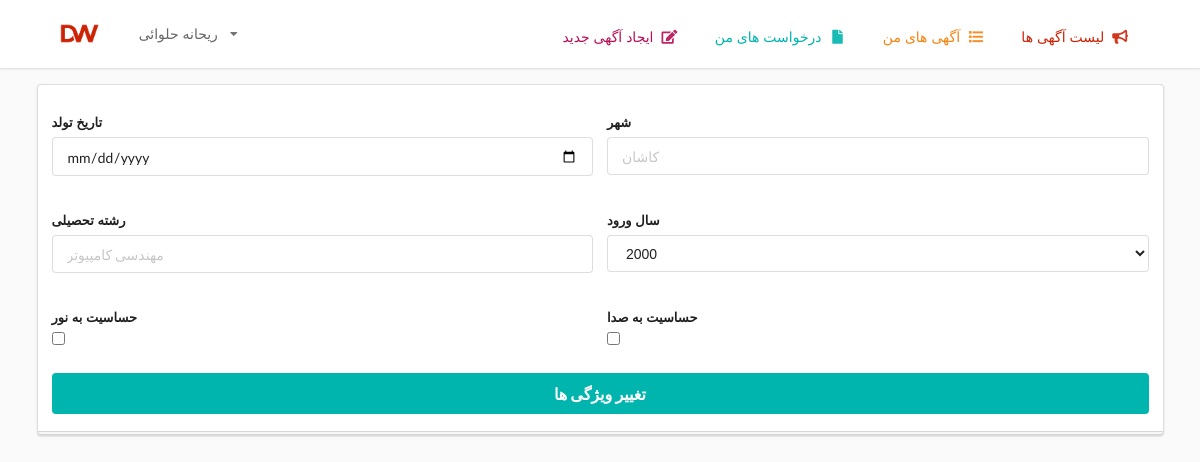
The app's page /me (signed in) with its own data.
### dormwith/models.py (models this page shows, shortened)
class Student(db.Model, UserMixin):
    id          =   db.Column(db.Integer    , primary_key = True)
    username    =   db.Column(db.String(10) , unique = True     , nullable = False)
    password    =   db.Column(db.String(25) , nullable = False)
    firstname   =   db.Column(db.String(25) , nullable = False)
    lastname    =   db.Column(db.String(25) , nullable = False)
    birthdate   =   db.Column(db.Date       , nullable = False)
    city        =   db.Column(db.String(20) , nullable = False)
    edu_field   =   db.Column(db.String(20) , nullable = False)
    ent_year    =   db.Column(db.Date       , nullable = False)
    sen_sound   =   db.Column(db.Boolean    , nullable = False  , default = 0)
    sen_light   =   db.Column(db.Boolean    , nullable = False  , default = 0)
    advs        =   db.relationship('Adv' ,backref = 'advertiser' , lazy = True )
    reqs        =   db.relationship('Req' ,backref = 'requester' , lazy = True )

### dormwith/routes.py (the view)
@app.route("/me", methods = ['GET' , 'POST'])
@login_required
def me():
    form = MeForm()
    if form.validate_on_submit():
        flash(f'اطلاعات شما آپدیت شد!','success')
        return redirect(url_for('home'))
    return render_template('me.html', title='me', form=form,current_user=current_user)

### dormwith/forms.py
class MeForm(FlaskForm):
    birthdate = DateField('تاریخ تولد')
    ent_year = SelectField('سال ورود', choices = [(str(i), str(i)) for i in range(2000,2020)])
    edu_field = StringField('رشته تحصیلی')
    city = StringField('شهر')
    submit = SubmitField('تغییر ویژگی ها')
    sen_light = BooleanField('حساسیت به نور')
    sen_sound = BooleanField('حساسیت به صدا')

### dormwith/models.py (called while the page is built)
@login_manager.user_loader
def user_loader(student_id):
    return Student.query.get(student_id)

### dormwith/templates/me.html (shortened to what this page needs)
{% extends "base.html" %}
{% block content %}
<div class="sixteen wide computer five wide tablet column">
  <form class="ui large form" method="post">
    <div class="ui stacked segment">
      <div class="equal width fields">
        <div class="field dw-font">
          <label>{{ form.birthdate.label() }}</label>
          <div class="ui calendar">
            {{ form.birthdate(type="date", placeholder=current_user.birthdate) }}
          </div>
        </div>
        <div class="field dw-font">
          <label>{{ form.city.label() }}</label>
            {{ form.city(placeholder=current_user.city) }}
        </div>
      </div>
      <div class="equal width fields">
        <div class="field dw-font">
          <label>{{ form.edu_field.label() }}</label>
            {{ form.edu_field(placeholder=current_user.edu_field) }}
        </div>
        <div class="field dw-font">
          <label>{{ form.ent_year.label() }}</label>
          {{ form.ent_year(placeholder="2016") }}
        </div>
      </div>
      <div class="equal width fields">
        <div class="field dw-font">
          <label>{{ form.sen_light.label() }}</label>
          {{ form.sen_light(type="checkbox") }}
        </div>
        <div class="field dw-font">
          <label>{{ form.sen_sound.label() }}</label>
          {{ form.sen_sound(type="checkbox") }}
        </div>
      </div>
      {{ form.submit(class="ui fluid large teal submit button dw-font") }}
    </div>
  </form>
</div>
{% endblock content %}

### dormwith/templates/base.html (shortened to what this page needs)
<!DOCTYPE html>
<html lang="en" dir="ltr">
  <head>
    <link
      rel="stylesheet"
      href="https://cdnjs.cloudflare.com/ajax/libs/semantic-ui/2.4.1/semantic.min.css"
      type="text/css"
    />
    <link
      rel="stylesheet"
      type="text/css"
      href="{{ url_for('static', filename='main.css') }}"
  </head>
  <body id="root" style="background-color: #fafafa;">
      <div class="ui fixed borderless fluid menu">
        <div class="ui container">
          <a class="header item"><img class="logo" src="{{ url_for('static', filename='images/logo.png') }}"></a>
          <div class="ui dropdown item dw-font">{{current_user.firstname}} {{current_user.lastname}}
            <i class="dropdown icon"></i>
          </div>
          <div class="right menu dw-font">
            <a class="item
                "
                href="{{ url_for('new_adv') }}"
               style="color: #b80d57">ایجاد آگهی جدید
            &nbsp;<i class="edit icon"></i></a>
              <a class="item
                  "
                 href="{{ url_for('my_reqs') }}"
                 style="color: #00b5ad">درخواست های من
              &nbsp;<i class="file icon"></i></a>
              <a class="item
                  "
                href="{{ url_for('my_advs') }}"
                style="color: #f6830f;">آگهی های من
              &nbsp;<i class="list icon"></i></a>
              <a class="item
                  "
                href="{{ url_for('home') }}"
                style="color: #cc2205">لیست آگهی ها
              &nbsp;<i class="bullhorn icon"></i></a>
          </div>
        </div>
      </div>
    <div class="ui container" style="padding-top: 30px;">
      <div class="ui grid">
      {% block content %}{% endblock %}
      </div>
    </div>
  </body>
</html>

### dormwith/static/main.css (style rules this page uses)
body { min-height: 2000px; padding-top: 54px; -webkit-font-smoothing: antialiased; -moz-font-smoothing: grayscale; background-color: #fafafa; }
.dw-font { direction:ltr; margin: 0; padding: 1em 1em .5em 2em; font-family: 'Vazir', sans-serif; font-size:14px; }
.ui.menu { background-color: #fff; box-shadow: 3; flex-wrap: wrap; border: none; padding-left: 0; padding-right: 0; }
.ui.borderless.menu .header.item { font-size: 18px; color: #000; font-weight: 400; }
.ui.borderless.menu .item { color: #666; }

### records on screen
Student: firstname "ریحانه", lastname "حلوائی", ent_year "2000"
